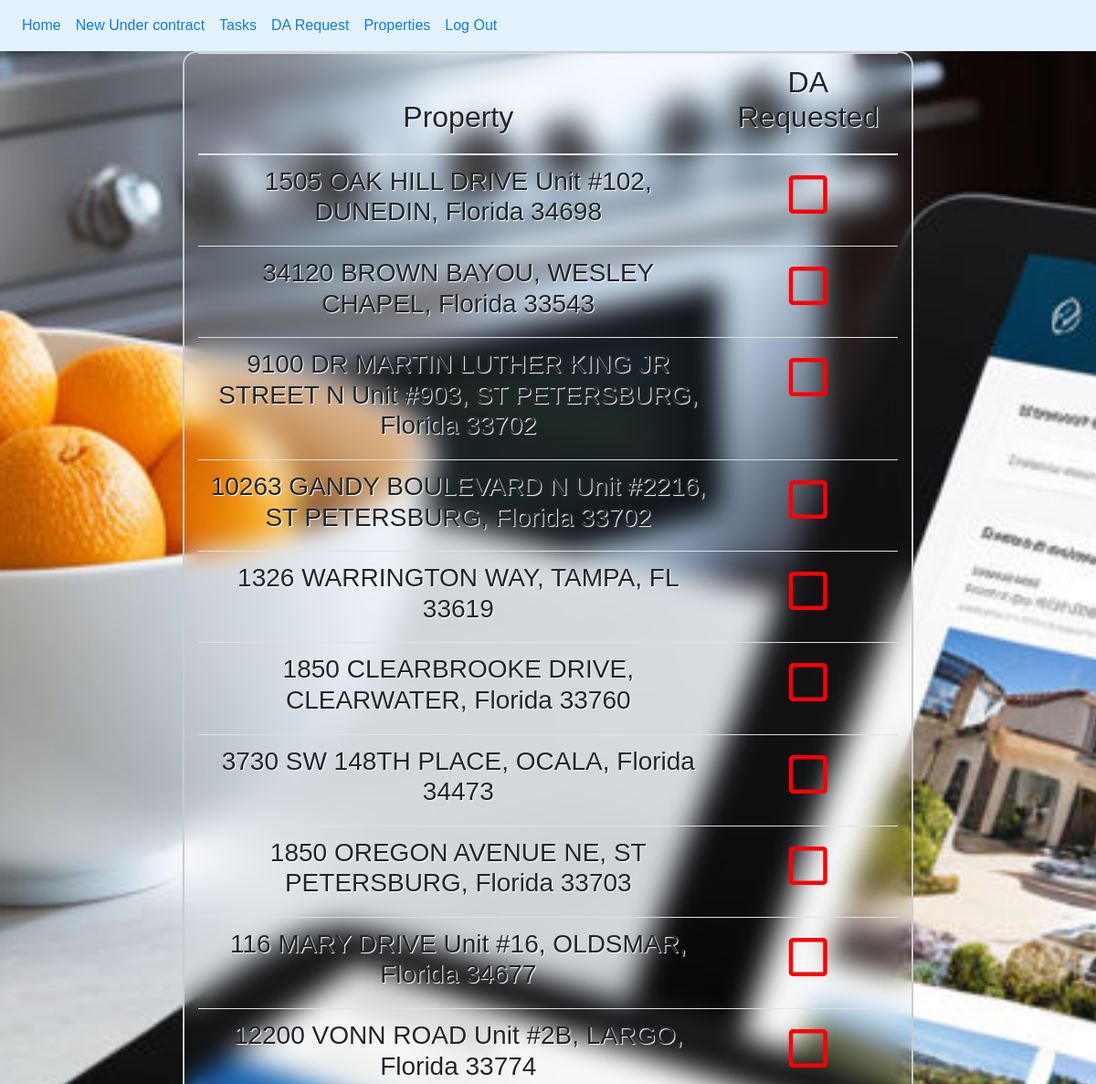
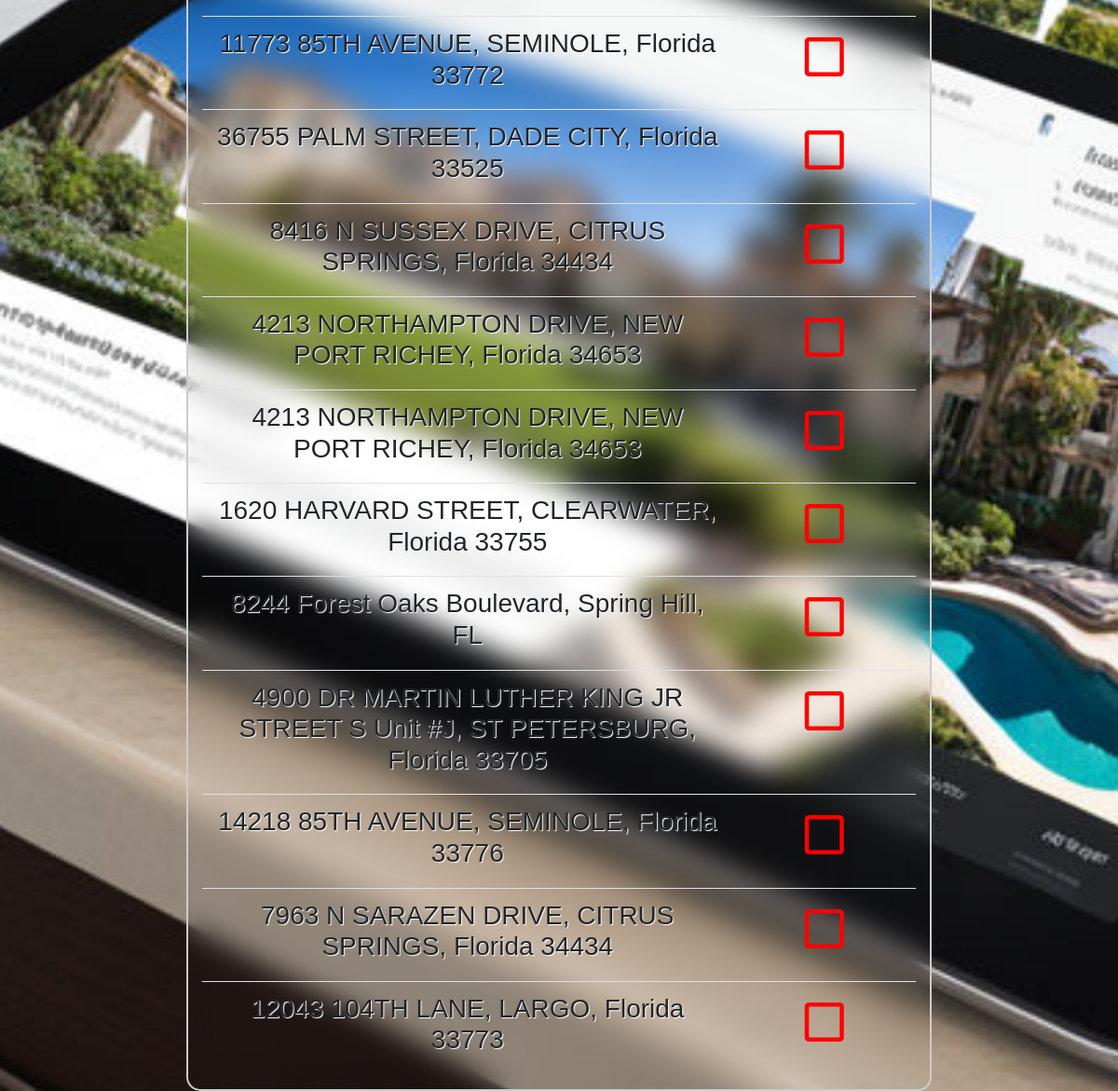
The page /DA/ (signed in) on the database its author committed (2 pictures, top to bottom).
### Emails/models.py (models this page shows, shortened)
class UnderContract(models.Model):
    address = models.CharField(max_length = 150, verbose_name = "Property")
    category = models.CharField(max_length = 20, choices = [("Buyer","Buyer"),("Seller","seller")], verbose_name = "Buyer/Seller")
    flex_organic = models.CharField(max_length=20, choices=[("Flex", "Flex"),("Team Lead","Team Lead"),("Organic","Organic")], verbose_name= "Flex/Organic")
    effective_date = models.DateField(verbose_name = "Effective Date")
    closing_date = models.DateField(null = True, verbose_name = "Closing date")
    price = models.DecimalField(max_digits=20, decimal_places=2, verbose_name="Sale Price")
    escrow = models.DecimalField(max_digits=10, decimal_places=2, verbose_name="Escrow")
    commission = models.DecimalField(max_digits=5, decimal_places=2, verbose_name="Commission")
    mls_fee = models.DecimalField(max_digits=6, decimal_places=2, verbose_name="MLS Fee")
    loop_closed = models.BooleanField(default=False, verbose_name="Loop Closed")
    notion_closed = models.BooleanField(default=False, verbose_name="Notion closed")
    flex_closed = models.BooleanField(default=False, verbose_name="Flex Tracker Updated")
    zillow_closed = models.BooleanField(default=False, verbose_name="Zillow Closed")
    kyn = models.BooleanField(default=False, verbose_name="Know Your Numbers Updated")
    close_pending = models.BooleanField(default=False, verbose_name="MVT Close and Pending Updated")
    notion = models.BooleanField(default = False, verbose_name = "Notion")
    congratulations = models.BooleanField(default = False, verbose_name = "Congrats Email")
    calendar = models.BooleanField(default = False, verbose_name = "Calendar Invites")
    flex_tracker = models.BooleanField(default = False, verbose_name = "Flex Tracker")
    loop = models.BooleanField(default = False, verbose_name = "Loop Created")
    da_requested = models.BooleanField(default = False, verbose_name = "DA requested")
    completed = models.BooleanField(verbose_name = "Completado")
    closed = models.BooleanField(default=False,verbose_name="Closed Deal")

### Emails/views.py (the view)
# urls.py: path("DA/", views.DA, name="DA"),
@login_required
def DA(request):
    properties = UnderContract.objects.filter(da_requested = False).order_by("closing_date")
    return render(request, "DA.html", {'properties':properties, "encabezado":"DA list"})

### Emails/templates/DA.html (shortened to what this page needs)
{% extends 'base.html' %}
{% block content %}
    <table class="table">
        <thead>
            <tr>
                <th><h2>Property</h2></th>
                <th><h2>DA Requested</h2></th>
            </tr>
        </thead>
        <tbody>
            {% for property in properties %}
            <tr>
                <td><h3>{{property.address}}</h3></td>
                <td>{% if property.da_requested %} <form action="{% url 'DA incompleted' property.id %}" method="POST">{% csrf_token %} <button class="btn" type="submit" id="botonDA"><i class="fa fa-check-square-o" style="font-size: 48px; color: green;"></i></button></form> {% else %} <form action="{% url 'DA completed' property.id %}" method="POST">{% csrf_token %} <button class="btn" type="submit" id="botonDA"><i class="far fa-square" style="font-size: 48px; color: red;"></i></button></form> {% endif %}</td>
                </tr>
            {% endfor %}
        </tbody>
    </table>
{% endblock %}

### static/css/estilos.css (style rules this page uses)
* { margin: 0; padding: 0; box-sizing: border-box; font-family: 'Monserrat', sans-serif; }
body { background-size: cover; background-position: 20% 20%; background-attachment: fixed; background-image: url("../img/fondo31.png"); text-shadow: 1px 1px 1px white; }
*::before, *::after { box-sizing: border-box; }
table { align-items: center; text-align: center; }

### rows shown on the page
UnderContract: address "1505 OAK HILL DRIVE Unit #102, DUNEDIN, Florida 34698", da_requested False (drawn)
UnderContract: address "34120 BROWN BAYOU, WESLEY CHAPEL, Florida 33543", da_requested False (drawn)
UnderContract: address "9100 DR MARTIN LUTHER KING JR STREET N Unit #903, ST PETERSBURG, Florida 33702", da_requested False (drawn)
UnderContract: address "10263 GANDY BOULEVARD N Unit #2216, ST PETERSBURG, Florida 33702", da_requested False (drawn)
UnderContract: address "1326 WARRINGTON WAY, TAMPA, FL 33619", da_requested False (drawn)
UnderContract: address "1850 CLEARBROOKE DRIVE, CLEARWATER, Florida 33760", da_requested False (drawn)
UnderContract: address "3730 SW 148TH PLACE, OCALA, Florida 34473", da_requested False (drawn)
UnderContract: address "1850 OREGON AVENUE NE, ST PETERSBURG, Florida 33703", da_requested False (drawn)
UnderContract: address "116 MARY DRIVE Unit #16, OLDSMAR, Florida 34677", da_requested False (drawn)
UnderContract: address "12200 VONN ROAD Unit #2B, LARGO, Florida 33774", da_requested False (drawn)
UnderContract: address "11773 85TH AVENUE, SEMINOLE, Florida 33772", da_requested False (drawn)
UnderContract: address "36755 PALM STREET, DADE CITY, Florida 33525", da_requested False (drawn)
UnderContract: address "8416 N SUSSEX DRIVE, CITRUS SPRINGS, Florida 34434", da_requested False (drawn)
UnderContract: address "4213 NORTHAMPTON DRIVE, NEW PORT RICHEY, Florida 34653", da_requested False (drawn)
UnderContract: address "4213 NORTHAMPTON DRIVE, NEW PORT RICHEY, Florida 34653", da_requested False (drawn)
UnderContract: address "1620 HARVARD STREET, CLEARWATER, Florida 33755", da_requested False (drawn)
UnderContract: address "8244 Forest Oaks Boulevard, Spring Hill, FL", da_requested False (drawn)
UnderContract: address "4900 DR MARTIN LUTHER KING JR STREET S Unit #J, ST PETERSBURG, Florida 33705", da_requested False (drawn)
UnderContract: address "14218 85TH AVENUE, SEMINOLE, Florida 33776", da_requested False (drawn)
UnderContract: address "7963 N SARAZEN DRIVE, CITRUS SPRINGS, Florida 34434", da_requested False (drawn)
UnderContract: address "12043 104TH LANE, LARGO, Florida 33773", da_requested False (drawn)
